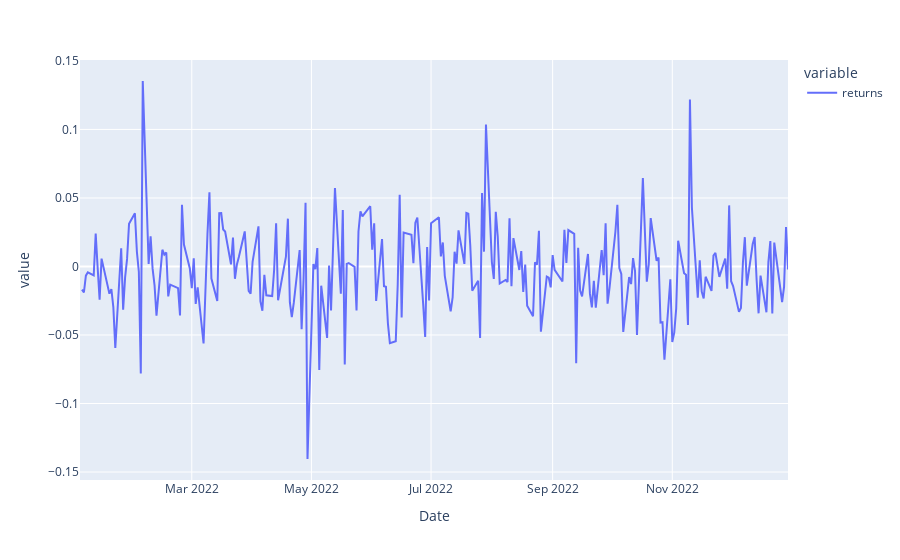

Notebook cell for this chart:
### Code cell
#df_filter["returns"].plot()
fig = px.line(df_filter["returns"])
fig.show()

### Figure 1 — Plotly figure (JSON) as saved in the notebook; plotly's stock layout.template omitted (floating-point values rounded to 4 significant figures; data arrays with more than 128 entries replaced by an {"elided": "..."} marker saying what was removed)
{"data": [{"hovertemplate": "variable=returns<br>Date=%{x}<br>value=%{y}<extra></extra>", "legendgroup": "returns", "line": {"color": "#636efa", "dash": "solid"}, "marker": {"symbol": "circle"}, "mode": "lines", "name": "returns", "orientation": "v", "showlegend": true, "type": "scatter", "x": {"elided": "251 str values"}, "xaxis": "x", "y": {"elided": "251 float values"}, "yaxis": "y"}], "layout": {"legend": {"title": {"text": "variable"}, "tracegroupgap": 0}, "margin": {"t": 60}, "xaxis": {"anchor": "y", "domain": [0, 1], "title": {"text": "Date"}}, "yaxis": {"anchor": "x", "domain": [0, 1], "title": {"text": "value"}}}}
